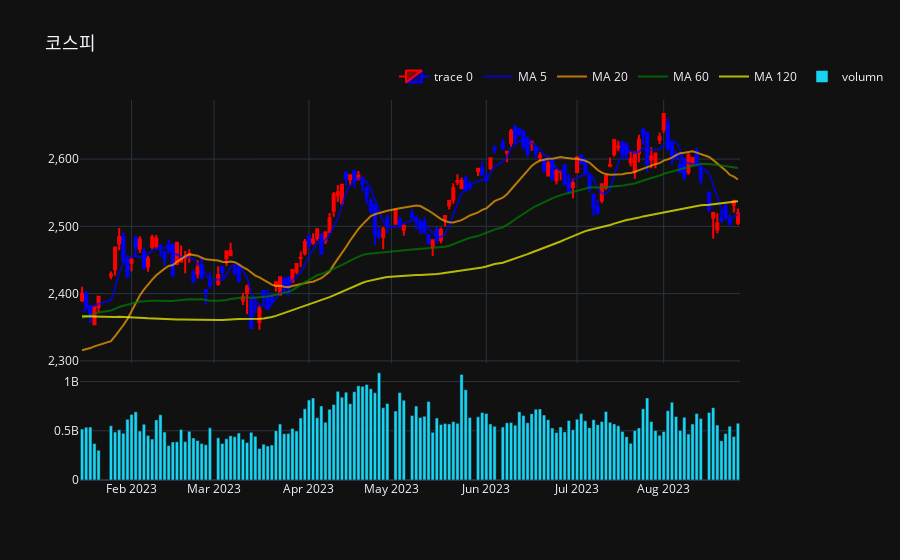

This figure's notebook cell:
### Code cell
option = '코스피'

# fig = make_subplots(rows=4, cols=1, shared_xaxes=True)
# fig = make_subplots(rows=4, cols=1, shared_xaxes=True, vertical_spacing=0.01, row_heights=[0.5,0.1,0.2,0.2])
fig = make_subplots(rows=2, cols=1, shared_xaxes=True, vertical_spacing=0.01, row_heights=[0.7,0.3])
# Plot OHLC on 1st subplot (using the codes from before)
# Plot volume trace on 2nd row
fig.add_trace(go.Candlestick(
        x=kor_index_ohlcv_095570_total['date'],
        open=kor_index_ohlcv_095570_total['open'],
        high=kor_index_ohlcv_095570_total['high'],
        low=kor_index_ohlcv_095570_total['low'],
        close=kor_index_ohlcv_095570_total['close'],
        increasing_line_color= 'red', decreasing_line_color= 'blue')
, row=1, col=1)

fig.add_trace(go.Scatter(x=kor_index_ohlcv_095570_total['date'],
                         y=kor_index_ohlcv_095570_total['MA5'],
                         opacity=0.7,
                         line=dict(color='blue', width=2),
                         name='MA 5'))
fig.add_trace(go.Scatter(x=kor_index_ohlcv_095570_total['date'],
                         y=kor_index_ohlcv_095570_total['MA20'],
                         opacity=0.7,
                         line=dict(color='orange', width=2),
                         name='MA 20'))
fig.add_trace(go.Scatter(x=kor_index_ohlcv_095570_total['date'],
                         y=kor_index_ohlcv_095570_total['MA60'],
                         opacity=0.7,
                         line=dict(color='green', width=2),
                         name='MA 60'))
fig.add_trace(go.Scatter(x=kor_index_ohlcv_095570_total['date'],
                         y=kor_index_ohlcv_095570_total['MA120'],
                         opacity=0.7,
                         line=dict(color='yellow', width=2),
                         name='MA 120'))                         
                         

fig.update_xaxes(rangebreaks=[dict(bounds=["sat", "mon"])])


fig.add_trace(go.Bar(x=kor_index_ohlcv_095570_total['date'], 
                     y=kor_index_ohlcv_095570_total['volume'],
                     name = 'volumn'
                    ), row=2, col=1)


fig.update_layout(
    title = option,
#     title= f'{sig_area} 시군구별 {type_nm} 매매(실거래가)/전월세(보증금) 거래량',
    title_font_family="맑은고딕",
    title_font_size = 18,
    hoverlabel=dict(
#         bgcolor='white',
        bgcolor='black',
        font_size=15,
    ),
    hovermode="x unified",
#     hovermode="x",    
#     template='plotly_white', 
    template='plotly_dark',
    xaxis_tickangle=90,
    yaxis_tickformat = ',',
    legend = dict(orientation = 'h', xanchor = "center", x = 0.85, y= 1.1), 
    barmode='group'
)
    
# fig.update_layout(margin=go.layout.Margin(
#         l=20, #left margin
#         r=20, #right margin
#         b=20, #bottom margin
#         t=20  #top margin
#     ))
fig.update_layout(xaxis_rangeslider_visible=False)

### Figure 1 — Plotly figure (JSON) as saved in the notebook; plotly's stock layout.template omitted (floating-point values rounded to 4 significant figures; data arrays with more than 128 entries replaced by an {"elided": "..."} marker saying what was removed)
{"data": [{"close": {"elided": "152 float values"}, "decreasing": {"line": {"color": "blue"}}, "high": {"elided": "152 float values"}, "increasing": {"line": {"color": "red"}}, "low": {"elided": "152 float values"}, "open": {"elided": "152 float values"}, "type": "candlestick", "x": {"elided": "152 str values"}, "xaxis": "x", "yaxis": "y"}, {"line": {"color": "blue", "width": 2}, "name": "MA 5", "opacity": 0.7, "type": "scatter", "x": {"elided": "152 str values"}, "y": {"elided": "152 float values"}}, {"line": {"color": "orange", "width": 2}, "name": "MA 20", "opacity": 0.7, "type": "scatter", "x": {"elided": "152 str values"}, "y": {"elided": "152 float values"}}, {"line": {"color": "green", "width": 2}, "name": "MA 60", "opacity": 0.7, "type": "scatter", "x": {"elided": "152 str values"}, "y": {"elided": "152 float values"}}, {"line": {"color": "yellow", "width": 2}, "name": "MA 120", "opacity": 0.7, "type": "scatter", "x": {"elided": "152 str values"}, "y": {"elided": "152 float values"}}, {"name": "volumn", "type": "bar", "x": {"elided": "152 str values"}, "xaxis": "x2", "y": {"elided": "152 int values"}, "yaxis": "y2"}], "layout": {"barmode": "group", "hoverlabel": {"bgcolor": "black", "font": {"size": 15}}, "hovermode": "x unified", "legend": {"orientation": "h", "x": 0.85, "xanchor": "center", "y": 1.1}, "title": {"font": {"family": "맑은고딕", "size": 18}, "text": "코스피"}, "xaxis": {"anchor": "y", "domain": [0, 1], "matches": "x2", "rangebreaks": [{"bounds": ["sat", "mon"]}], "rangeslider": {"visible": false}, "showticklabels": false, "tickangle": 90}, "xaxis2": {"anchor": "y2", "domain": [0, 1], "rangebreaks": [{"bounds": ["sat", "mon"]}]}, "yaxis": {"anchor": "x", "domain": [0.307, 1], "tickformat": ","}, "yaxis2": {"anchor": "x2", "domain": [0, 0.297]}}}
